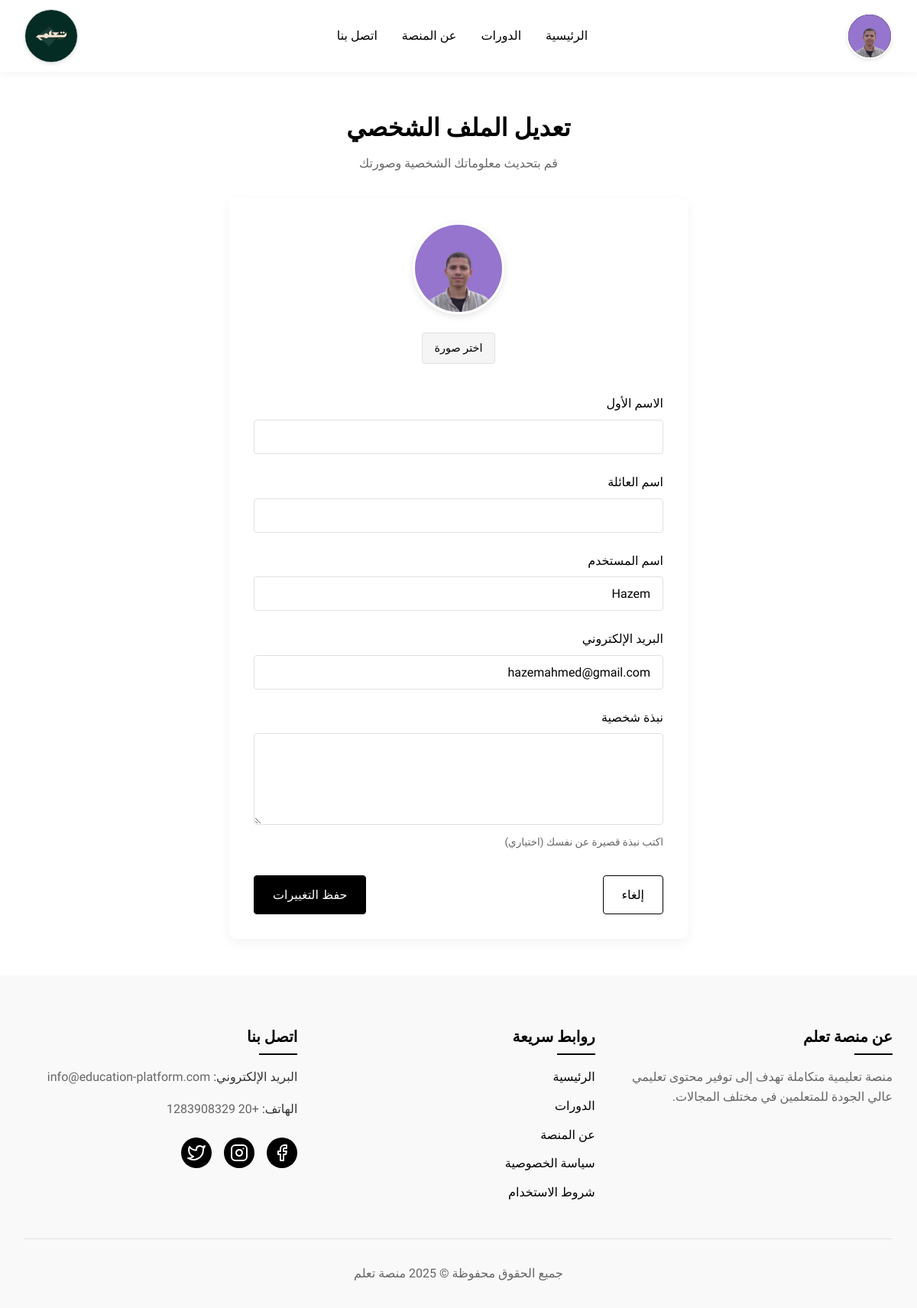
The page /update_profile/ (signed in) on the database its author committed.
### core/models.py (models this page shows, shortened)
class User(AbstractUser):
    role = models.CharField(max_length=50, choices=[('student', 'Student'), ('teacher', 'Teacher')], default='student')
    Profile = models.OneToOneField('Profile', on_delete=models.CASCADE, blank=True, null=True, related_name='user_profile')

class Profile(models.Model):
    user = models.OneToOneField(User, on_delete=models.CASCADE)
    full_name = models.CharField(max_length=100)
    bio = models.TextField(blank=True)
    profile_picture = models.ImageField(upload_to='profile_pictures/', blank=True, null=True)
    date_of_birth = models.DateField(null=True, blank=True)

### core/views.py (the view, shortened to what this page needs)
# urls.py: path('update_profile/', views.update_profile, name='update_profile'),
@login_required
def update_profile(request):
    return render(request, 'core/update_profile.html')

### templates/core/update_profile.html (shortened to what this page needs)
{% extends 'core/base.html' %}
{% load static %}
{% block content %}
<div class="update-profile-container">
    <div class="container">
        <div class="update-profile-header">
            <h1>تعديل الملف الشخصي</h1>
            <p>قم بتحديث معلوماتك الشخصية وصورتك</p>
        </div>
        <div class="update-profile-form">
            <form method="post" enctype="multipart/form-data">
                <div class="avatar-section">
                    <div class="avatar-preview">
                        {% if user.profile.profile_picture %}
                            <img src="{{ user.profile.profile_picture.url }}" alt="{{ user.get_full_name }}" id="avatar-preview-img">
                        {% else %}
                            <div class="avatar-placeholder" id="avatar-placeholder">
                                {{ user.first_name|slice:":1"|upper }}
                            </div>
                        {% endif %}
                    </div>
                    <div class="file-input-wrapper">
                        <span class="file-input-btn">اختر صورة</span>
                    </div>
                </div>
                <div class="form-group">
                    <label for="first_name">الاسم الأول</label>
                    <input type="text" id="first_name" name="first_name" class="form-control" value="{{ user.first_name }}">
                </div>
                <div class="form-group">
                    <label for="last_name">اسم العائلة</label>
                    <input type="text" id="last_name" name="last_name" class="form-control" value="{{ user.last_name }}">
                </div>
                <div class="form-group">
                    <label for="username">اسم المستخدم</label>
                    <input type="text" id="username" name="username" class="form-control" value="{{ user.username }}">
                </div>
                <div class="form-group">
                    <label for="email">البريد الإلكتروني</label>
                    <input type="email" id="email" name="email" class="form-control" value="{{ user.email }}">
                </div>
                <div class="form-group">
                    <label for="bio">نبذة شخصية</label>
                    <textarea id="bio" name="bio" class="form-control">{{ user.Profile.bio|default:'' }}</textarea>
                    <div class="help-text">اكتب نبذة قصيرة عن نفسك (اختياري)</div>
                </div>
                <div class="form-actions">
                    <a href="{% url 'profile' %}" class="btn btn-outline">إلغاء</a>
                    <button type="submit" class="btn btn-primary">حفظ التغييرات</button>
                </div>
            </form>
        </div>
    </div>
</div>
{% endblock %}

### templates/core/base.html (shortened to what this page needs)
{% load static %}
<!DOCTYPE html>
<html lang="ar" dir="rtl">
<head>
    <link rel="stylesheet" href="{% static 'css/main_styles.css' %}?v={% now 'U' %}">
</head>
<body>
    <header class="main-header">
        <div class="container">
            <div class="header-content">
                <div class="logo-container">
                    <a href="{% url 'home' %}">
                        <div class="logo-circle">
                            <img src="{% static 'images/logo.png' %}" alt="شعار منصة تعلم" class="logo-img">
                        </div>
                    </a>
                </div>
                <nav class="main-nav">
                    <ul>
                        <li><a href="{% url 'home' %}" class="{% if request.path == '/' %}active{% endif %}">الرئيسية</a></li>
                        <li><a href="{% url 'courses' %}" class="{% if 'courses' in request.path %}active{% endif %}">الدورات</a></li>
                        <li><a href="{% url 'about' %}" class="{% if 'about' in request.path %}active{% endif %}">عن المنصة</a></li>
                        <li><a href="{% url 'contact' %}" class="{% if 'contact' in request.path %}active{% endif %}">اتصل بنا</a></li>
                    </ul>
                </nav>
                <div class="user-actions">
                    {% if user.is_authenticated %}
                        <div class="user-menu">
                            <div class="user-avatar">
                                {% if user.profile.profile_picture %}
                                    <img src="{{ user.profile.profile_picture.url }}" alt="{{ user.first_name }}">
                                {% else %}
                                    {{ user.first_name|slice:":1"|upper }}
                                {% endif %}
                            </div>
                        </div>
                    {% else %}
                        <a href="{% url 'login' %}" class="btn btn-outline">تسجيل الدخول</a>
                        <a href="{% url 'signup' %}" class="btn btn-primary">إنشاء حساب</a>
                    {% endif %}
                </div>
            </div>
        </div>
    </header>
    <main class="main-content">
        {% block content %}{% endblock %}
    </main>
    <footer class="main-footer">
        <div class="container">
            <div class="footer-content">
                <div class="footer-section about">
                    <h3>عن منصة تعلم</h3>
                    <p>منصة تعليمية متكاملة تهدف إلى توفير محتوى تعليمي عالي الجودة للمتعلمين في مختلف المجالات.</p>
                </div>
                <div class="footer-section links">
                    <h3>روابط سريعة</h3>
                    <ul>
                        <li><a href="{% url 'home' %}">الرئيسية</a></li>
                        <li><a href="{% url 'courses' %}">الدورات</a></li>
                        <li><a href="{% url 'about' %}">عن المنصة</a></li>
                        <li><a href="{% url 'privacy_policy' %}">سياسة الخصوصية</a></li>
                        <li><a href="{% url 'terms_of_use' %}">شروط الاستخدام</a></li>
                    </ul>
                </div>
                <div class="footer-section contact">
                    <h3>اتصل بنا</h3>
                    <p><span>البريد الإلكتروني:</span> info@education-platform.com</p>
                    <p><span>الهاتف:</span> +20 1283908329</p>
                    <div class="social-icons">
                        <a href="https://www.facebook.com/profile.php?id=61576608568079" class="social-icon">
                            <svg xmlns="http://www.w3.org/2000/svg" width="24" height="24" viewBox="0 0 24 24" fill="none" stroke="currentColor" stroke-width="2" stroke-linecap="round" stroke-linejoin="round"><path d="M18 2h-3a5 5 0 0 0-5 5v3H7v4h3v8h4v-8h3l1-4h-4V7a1 1 0 0 1 1-1h3z"></path></svg>
                        </a>
                        <a href="https://www.instagram.com/abdoeldeeb0290" class="social-icon">
                        </a>
                        <a href="https://x.com/ta3_lam" class="social-icon">
                        </a>
                    </div>
                </div>
            </div>
            <div class="footer-bottom">
                <p>جميع الحقوق محفوظة &copy; {% now "Y" %} منصة تعلم</p>
            </div>
        </div>
    </footer>
</body>
</html>

### static/css/main_styles.css (style rules this page uses)
:root { --primary-color: #000000; --secondary-color: #ffffff; --border-color: #e0e0e0; --hover-color: #f5f5f5; --focus-color: #eeeeee; --text-color: #333333; --text-light: #666666; --success-color: #388e3c; --error-color: #d32f2f; --warning-color: #f57c00; --info-color: #0288d1; --background: #fff; --foreground: #000; --card-bg: #f9f9f9; --primary: #0b0c0b; --secondary: #333; }
* { margin: 0; padding: 0; box-sizing: border-box; }
body { font-family: "Tajawal", sans-serif; background-color: var(--secondary-color); color: var(--text-color); line-height: 1.6; direction: rtl; background: var(--background); color: var(--foreground); }
.container { width: 100%; max-width: 1200px; margin: 0 auto; padding: 0 1rem; position: relative; z-index: 2; }
a { text-decoration: none; color: var(--primary-color); transition: color 0.3s ease; }
ul { list-style: none; }
img { max-width: 100%; height: auto; }
.btn { display: inline-flex; align-items: center; justify-content: center; padding: 0.75rem 1.5rem; border-radius: 4px; font-weight: 500; font-size: 1rem; cursor: pointer; transition: all 0.3s ease; text-align: center; }
.btn-primary { background-color: var(--primary-color); color: var(--secondary-color); border: 1px solid var(--primary-color); }
.btn-outline { background-color: transparent; color: var(--primary-color); border: 1px solid var(--primary-color); }
.main-header { background-color: var(--secondary-color); box-shadow: 0 2px 10px rgba(0, 0, 0, 0.05); position: sticky; top: 0; z-index: 100; }
.header-content { display: flex; align-items: center; justify-content: space-between; padding: 1rem 0; }
.logo-container { display: flex; align-items: center; gap: 0.75rem; }
.logo-circle { width: 32px; height: 32px; border-radius: 50%; overflow: hidden; background-color: #fff; display: flex; align-items: center; justify-content: center; box-shadow: 0 2px 4px rgba(0, 0, 0, 0.1); border: 1px solid var(--border-color); }
.logo-img { width: 24px; height: 24px; object-fit: contain; }
.main-nav ul { display: flex; gap: 2rem; }
.main-nav a { font-weight: 500; position: relative; }
.user-actions { display: flex; align-items: center; gap: 1rem; }
.user-menu { position: relative; cursor: pointer; }
.main-content { min-height: calc(100vh - 70px - 300px); }
.main-footer { background-color: #f9f9f9; padding: 4rem 0 2rem; }
.footer-content { display: grid; grid-template-columns: repeat(auto-fit, minmax(250px, 1fr)); gap: 2rem; margin-bottom: 3rem; }
.footer-section h3 { font-size: 1.25rem; font-weight: 600; margin-bottom: 1.5rem; position: relative; }
.footer-section h3:after { content: ""; position: absolute; bottom: -0.5rem; right: 0; width: 50px; height: 2px; background-color: var(--primary-color); }
.footer-section p { margin-bottom: 1rem; color: var(--text-light); }
.footer-section.about { max-width: 350px; }
.footer-section.links ul { display: flex; flex-direction: column; gap: 0.75rem; }
.footer-section.contact span { font-weight: 500; color: var(--text-color); }
.social-icons { display: flex; gap: 1rem; margin-top: 1.5rem; }
.social-icon { display: flex; align-items: center; justify-content: center; width: 40px; height: 40px; border-radius: 50%; background-color: var(--primary-color); color: var(--secondary-color); transition: all 0.3s ease; }
.footer-bottom { text-align: center; padding-top: 2rem; border-top: 1px solid var(--border-color); color: var(--text-light); }
@media (max-width: 1200px) { .container { padding: 0 2rem; } }

### rows shown on the page
User: profile.profile_picture (picture), username "Hazem", email "hazemahmed@gmail.com"
